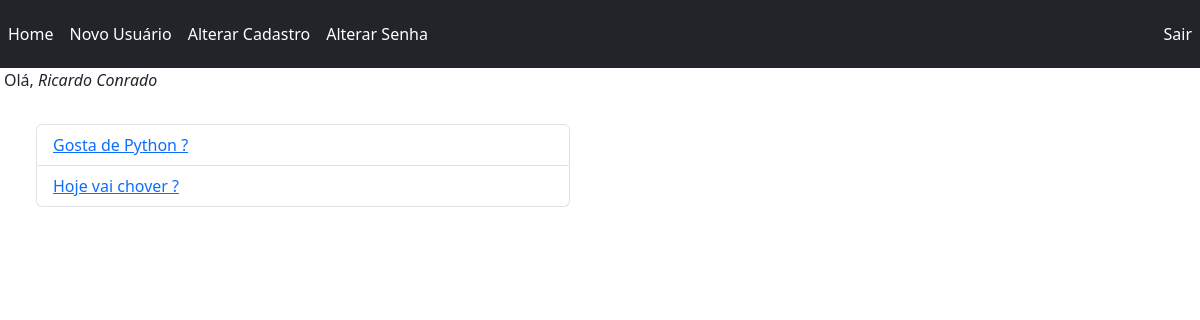
The app's page /polls/ (signed in) with its own data.
### polls/models.py (models this page shows, shortened)
class Pergunta(models.Model):
    texto_da_pergunta = models.CharField(max_length=200)
    data_publicacao = models.DateTimeField("Data Publicação")

### polls/views.py (the view)
# urls.py: path("", views.IndexView.as_view(), name="index"),
class IndexView(LoginRequiredMixin, generic.ListView):
    template_name = "polls/index.html"
    context_object_name = "lista_ultimas_perguntas"
    def get_queryset(self):
        return Pergunta.objects.filter(data_publicacao__lte=timezone.now()).order_by("data_publicacao")[:5]

### polls/templates/polls/index.html (shortened to what this page needs)
{% extends "polls/layout.html" %}
{% block conteudo %}
    {% if lista_ultimas_perguntas %}
    <div class="bd-content ps-lg-2 w-50 p-3">
            <ul class="list-group"; width:20%;>
                {% for pergunta in lista_ultimas_perguntas %}
                    <li class="list-group-item">
                        <a href="{% url 'polls:Detalhe' pergunta.id %}"> {{ pergunta.texto_da_pergunta }}</a>
                    </li>
                {% endfor %}
            </ul>
        </div>
    {% else %}
        <p>Não há perguntas</p>
    {% endif %}
{% endblock conteudo %}

### polls/templates/polls/layout.html (shortened to what this page needs)
<!DOCTYPE html>
{% load static  %}
{% load django_bootstrap5 %}
<html lang="pt-br">
<head>
    {% bootstrap_css %}
    <link rel="stylesheet" href="{% static 'polls/style.css' %}">
</head>
<body>
    <nav class="navbar navbar-expand-sm navbar-dark bg-dark divLayout">
        <div class="collapse navbar-collapse" id="navbarSupportedContent">
            <ul class="navbar-nav">
                <li class="nav-item"><a class="nav-link" href="{% url 'polls:index' %}">Home</a></li>
                <li class="nav-item"><a class="nav-link" href="{% url 'polls:Registro' %}">Novo Usuário</a></li>
                {% if user.is_authenticated %}
                    <li class="nav-item"><a class="nav-link" href="{% url 'polls:AlteraCadastro' %}">Alterar Cadastro</a></li>
                    <li class="nav-item"><a class="nav-link" href="{% url 'polls:AlteraSenha' %}">Alterar Senha</a></li>
                {% endif %}
            </ul>
            {% if user.is_authenticated %}
                <ul class="navbar-nav ms-auto me-1%">
                    <li class="nav-item"><a class="nav-link" href="{% url 'polls:Logout' %}">Sair</a></li>
                </ul>
            {% endif %}
        </div>
    </nav>
    <main>
        {% if user.is_authenticated %}
            <span class="ms-1">
                Olá, <i>{{ user.first_name }} {{ user.last_name }}</i>
            </span>
        {% endif %}
        <div class="container m-3">
                {% block conteudo  %}
                {% endblock conteudo  %}
        </div>
    </main>
</body>
</html>

### polls/static/polls/style.css (style rules this page uses)
body { background-color:white; }

### records on screen
Pergunta: texto_da_pergunta "Gosta de Python ?"
Pergunta: texto_da_pergunta "Hoje vai chover ?"

### other values on screen
{{ user.first_name }} "Ricardo"
{{ user.last_name }} "Conrado"
